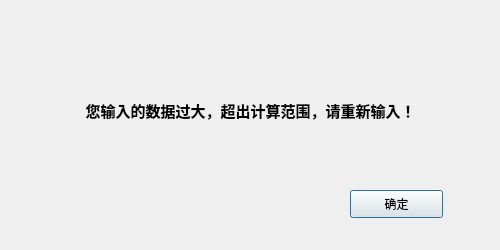
<?xml version="1.0" encoding="UTF-8"?>
<ui version="4.0">
 <class>birerror</class>
 <widget class="QDialog" name="birerror">
  <property name="geometry">
   <rect>
    <x>0</x>
    <y>0</y>
    <width>500</width>
    <height>250</height>
   </rect>
  </property>
  <property name="minimumSize">
   <size>
    <width>500</width>
    <height>250</height>
   </size>
  </property>
  <property name="maximumSize">
   <size>
    <width>500</width>
    <height>250</height>
   </size>
  </property>
  <property name="windowTitle">
   <string>Dialog</string>
  </property>
  <widget class="QLabel" name="label">
   <property name="geometry">
    <rect>
     <x>40</x>
     <y>90</y>
     <width>421</width>
     <height>41</height>
    </rect>
   </property>
   <property name="text">
    <string>&lt;html&gt;&lt;head/&gt;&lt;body&gt;&lt;p align=&quot;center&quot;&gt;&lt;span style=&quot; font-size:11pt; font-weight:600;&quot;&gt;您输入的数据过大，超出计算范围，请重新输入！&lt;/span&gt;&lt;/p&gt;&lt;/body&gt;&lt;/html&gt;</string>
   </property>
  </widget>
  <widget class="QPushButton" name="pushButton">
   <property name="geometry">
    <rect>
     <x>350</x>
     <y>190</y>
     <width>93</width>
     <height>28</height>
    </rect>
   </property>
   <property name="text">
    <string>确定</string>
   </property>
  </widget>
 </widget>
 <resources/>
 <connections/>
</ui>
